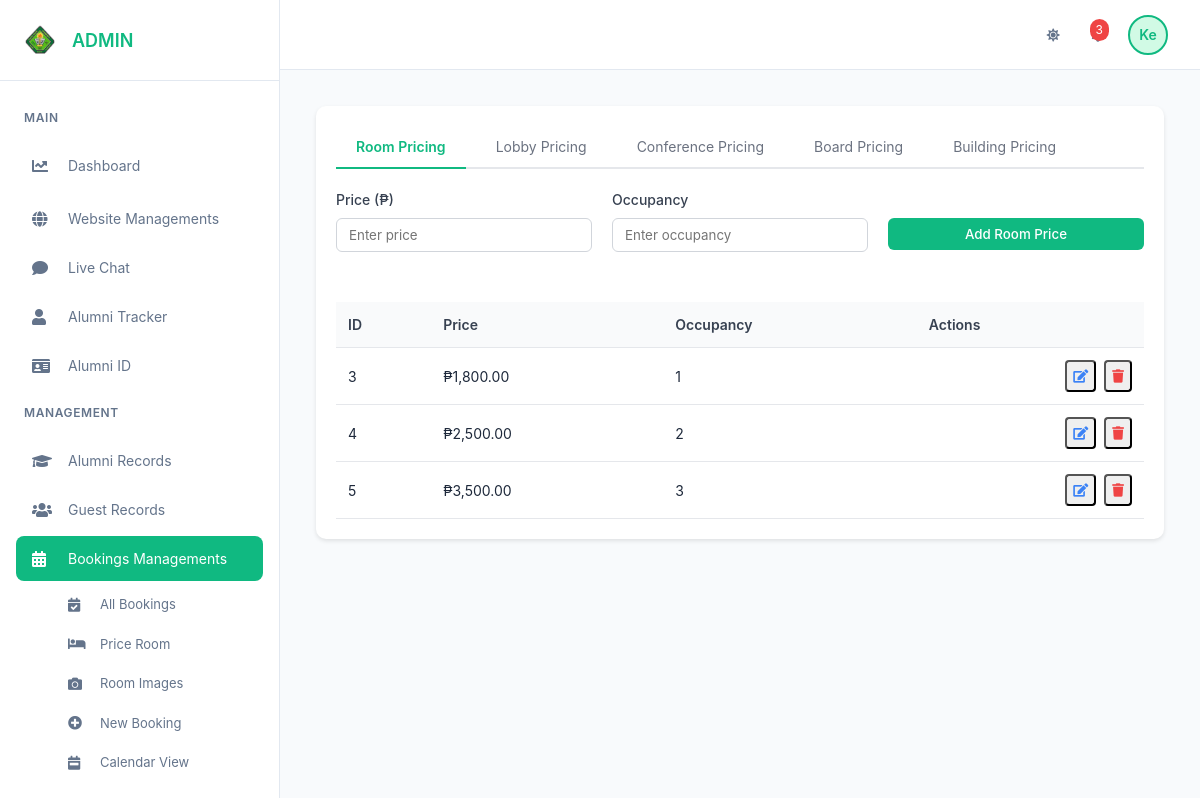
Page /Dashboard.php?section=booking-room (signed in) on the earlier database version.
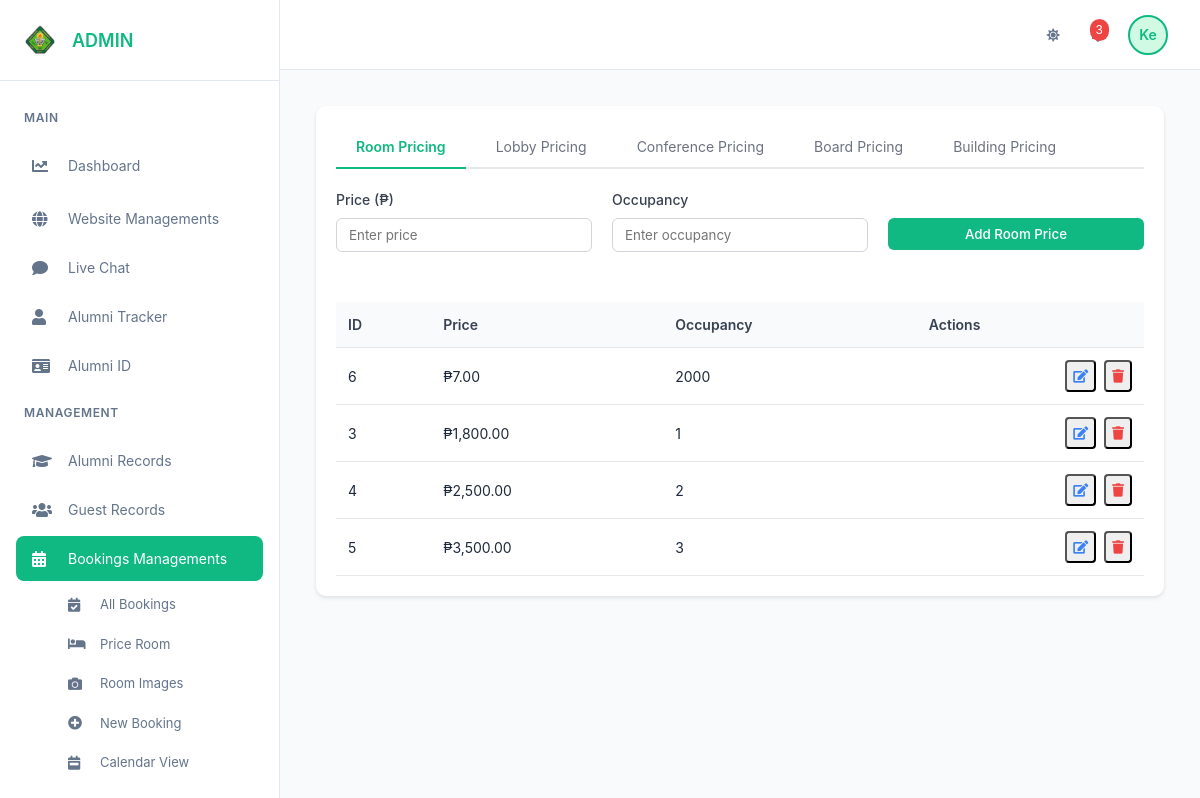
Same page on the later database version.
### tables this page shows
CREATE TABLE `room_price` (
  `id` int(11) NOT NULL,
  `price` int(11) NOT NULL,
  `occupancy` int(11) NOT NULL
);

### admin/bookings/booking-room.php (the view, shortened to what this page needs)
<?php
require_once 'main_db.php';
function getTableName($type) {
    return $type === 'room' ? 'room_price' : $type . '_pricing';
}
function fetchPricingRecords($mysqli, $type) {
    $table = getTableName($type);
    $query = "SELECT id, price, occupancy FROM $table ORDER BY price ASC";
    $result = $mysqli->query($query);
    return $result;
}
$current_tab = isset($_GET['tab']) ? $_GET['tab'] : 'room';
$pricing_types = ['room', 'lobby', 'conference', 'board', 'building'];
?>
<!DOCTYPE html>
<html lang="en">
<head>
    <link rel="stylesheet" href="https://cdnjs.cloudflare.com/ajax/libs/font-awesome/5.15.4/css/all.min.css">
</head>
<body>
    <div class="pricing-container">
        <div class="pricing-card">
            <div class="pricing-tabs">
                <?php foreach ($pricing_types as $type): ?>
                    <div class="pricing-tab <?php echo ($current_tab == $type) ? 'active' : ''; ?>"
                         data-tab="<?php echo $type; ?>">
                        <?php echo ucfirst($type); ?> Pricing
                    </div>
                <?php endforeach; ?>
            </div>
            <?php foreach ($pricing_types as $type):
                $is_active = ($current_tab == $type);
            ?>
                <div class="tab-content <?php echo $is_active ? 'active' : ''; ?>"
                     id="<?php echo $type; ?>-content"
                     style="display: <?php echo $is_active ? 'block' : 'none'; ?>">
                    <form method="POST" class="pricing-form">
                        <div class="form-group">
                            <label class="form-label">Price (₱)</label>
                            <input type="number" name="price" class="form-input" step="0.01" required
                                   placeholder="Enter price">
                        </div>
                        <div class="form-group">
                            <label class="form-label">Occupancy</label>
                            <input type="text" name="occupancy" class="form-input" required
                                   placeholder="Enter occupancy">
                        </div>
                        <div class="form-group">
                            <label class="form-label">&nbsp;</label>
                            <button type="submit" name="submit" class="btn btn-primary">
                                Add <?php echo ucfirst($type); ?> Price
                            </button>
                        </div>
                    </form>
                    <div class="table-container">
                        <table class="pricing-table">
                            <thead>
                                <tr>
                                    <th>ID</th>
                                    <th>Price</th>
                                    <th>Occupancy</th>
                                    <th>Actions</th>
                                </tr>
                            </thead>
                            <tbody>
                                <?php
                                $result = fetchPricingRecords($mysqli, $type);
                                while ($row = $result->fetch_assoc()):
                                ?>
                                <tr>
                                    <td><?php echo htmlspecialchars($row['id']); ?></td>
                                    <td>₱<?php echo number_format($row['price'], 2); ?></td>
                                    <td><?php echo htmlspecialchars($row['occupancy']); ?></td>
                                    <td>
                                        <div class="action-buttons">
                                            <button type="button" class="btn-icon btn-edit"
                                                    onclick="editPrice('<?php echo $type; ?>', <?php echo htmlspecialchars(json_encode($row)); ?>)">
                                                <i class="fas fa-edit"></i>
                                            </button>
                                            <button type="button" class="btn-icon btn-delete"
                                                    onclick="deletePrice('<?php echo $type; ?>', <?php echo $row['id']; ?>)">
                                                <i class="fas fa-trash"></i>
                                            </button>
                                        </div>
                                    </td>
                                </tr>
                                <?php endwhile; ?>
                            </tbody>
                        </table>
                    </div>
                </div>
            <?php endforeach; ?>
        </div>
    </div>
</body>
</html>

Differences in the rows shown:
added room_price: id "6", price "7.00", occupancy "2000"
